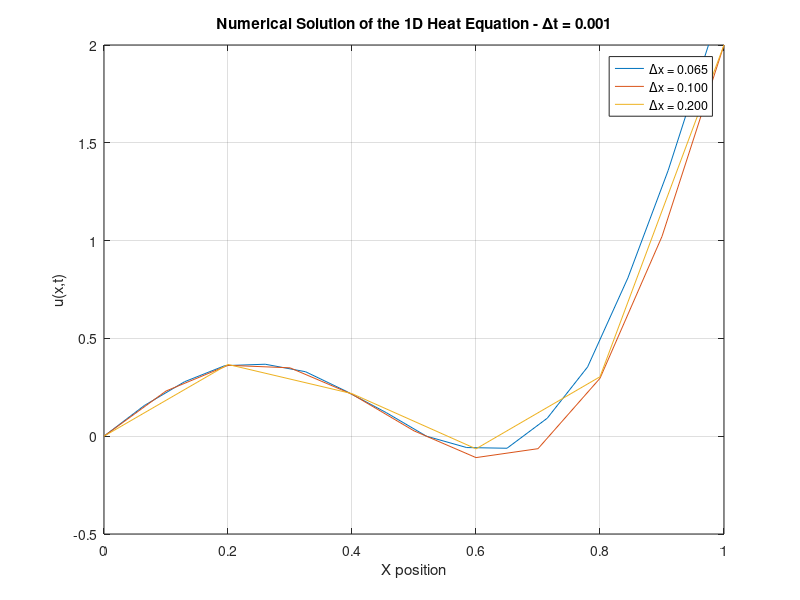

The MATLAB source for this figure:
%Boundary conditions
BCs = [0,2];
L = 1;
max_time = 10; %seconds
IC = @(x) cos(pi * x);
alpha_sq = 2;

%Fixing delta_t and changing delta_x
delta_t = 0.001;
t_span = 0:delta_t:max_time;
delta_x_values = [0.065, 0.1, 0.2];

figure
for i=1:length(delta_x_values)
    delta_x = delta_x_values(i);
    x_span = 0:delta_x:L;
    %Iterate through rest of the 'grid' of time and space
    u = zeros(length(t_span), length(x_span)); %temp for temperature
    %Apply initial condition
    u(1, :) = IC(x_span);
    %Apply boundary conditions
    u(:,1) = BCs(1);
    u(:,length(x_span)) = BCs(2);
    for k=2:length(t_span)
       for n=2:length(x_span)-1
            u(k, n) = u(k-1, n) + alpha_sq*delta_t/(delta_x^2) * (u(k - 1,n + 1) - alpha_sq*u(k - 1, n) + u(k -1, n - 1));
        end
    end
    plot(x_span, u(t_span == 0.01,:), 'DisplayName', sprintf('\\Deltax = %.3f',delta_x_values(i)))
    hold on
end
xlabel('X position')
ylabel('u(x,t)')
title('Numerical Solution of the 1D Heat Equation - \Deltat = 0.001')
legend
grid on





